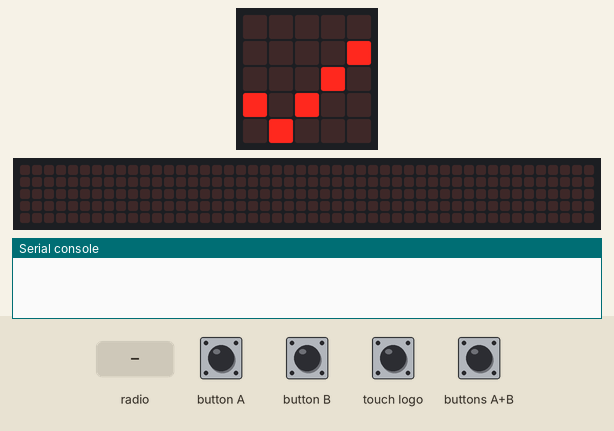
Recording of a program running on a simulated BBC micro:bit (MakeCode). Parts: the board's 5×5 LED display, a strip that is not on the board, showing the scrolling text unrolled, the last lines printed to the serial console. Inputs (shaded band) come from the test bench. No radio messages arrive unless stated (any console line starting 'radio sent:' is added by the test bench); the 48×5 strip is a reading aid, not a part: it shows the text the display is scrolling, unrolled, one strip-width of it at a time.

Above: at 0.1 s.
1.9 s: radio message "Yes" arrives
At 1.97 s:
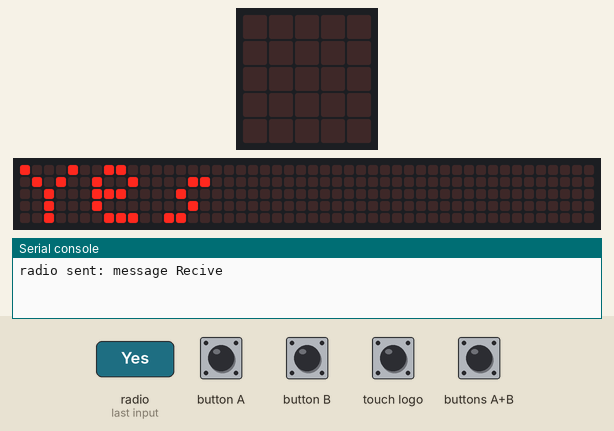
At 2.42 s:
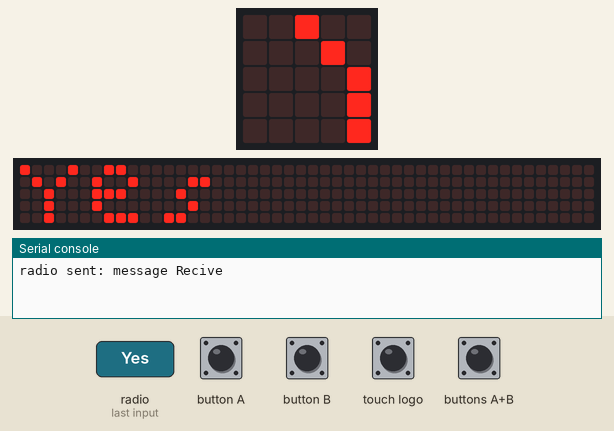
3.8 s: touch logo pressed for 0.15 s
4.5 s: radio message "switchradio" arrives
At 6.32 s:
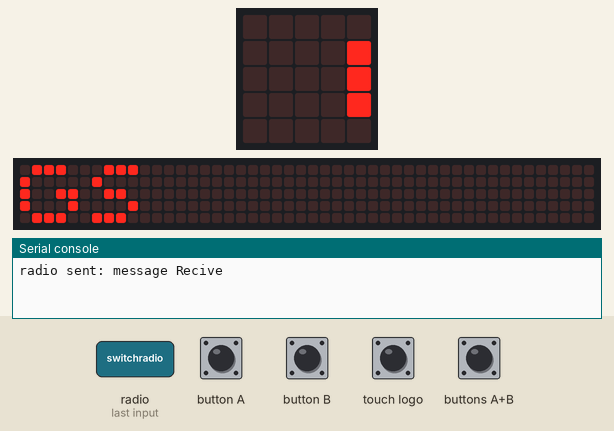
7.5 s: radio message "Hello" arrives
9.5 s: radio message "switchradio" arrives
At 10.37 s:
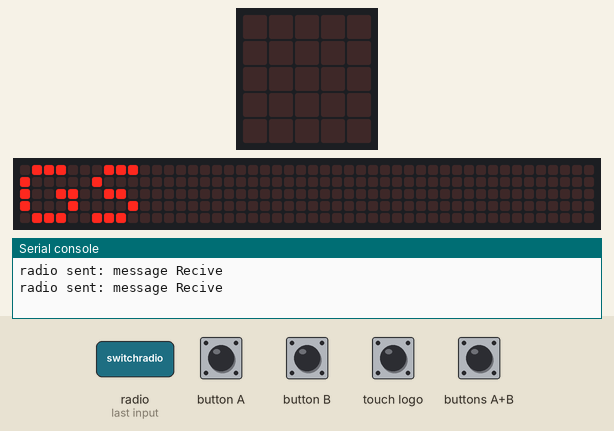

The program:

main.ts
```typescript
enum RadioMessage {
    message1 = 49434,
    switchradio = 52629,
    Recive = 33629
}
/**
 */
/**
 * Besion : -Faire fonctionner le switch groupe, -Chek MEssage
 *
 * boot système
 */
input.onButtonPressed(Button.A, function () {
    Chat_1 += Chat_1 + 1
})
radio.onReceivedMessage(RadioMessage.Recive, function () {
    Receve = 1
})
input.onButtonPressed(Button.AB, function () {
    if (Chat_1 == -1) {
        radio.sendMessage(RadioMessage.switchradio)
        Chat_2 = Chat_2 + 1
        radio.setGroup(Chat_2)
        basic.showString("GS")
        basic.showNumber(Chat_2)
        basic.clearScreen()
    }
    if (Chat_1 == 0) {
        radio.sendString("Hello")
    }
    if (Chat_1 == 1) {
        radio.sendString("How are you ?")
    }
    if (Chat_1 == 2) {
        radio.sendString("Yes")
    }
    if (Chat_1 == 3) {
        radio.sendString("No")
    }
    if (Chat_1 == 4) {
        radio.sendString("Good")
    }
    if (Chat_1 == 5) {
        radio.sendString("What time it is ?")
    }
    if (Chat_1 == 6) {
        radio.sendString("More later ...")
    }
    if (Chat_1 < -2) {
        Chat_1 = -1
        basic.showIcon(IconNames.No)
        basic.pause(500)
        basic.clearScreen()
    }
    if (Chat_1 > 6) {
        Chat_1 = 6
        basic.showIcon(IconNames.No)
        basic.pause(500)
        basic.clearScreen()
    }
})
radio.onReceivedString(function (receivedString) {
    radio.sendMessage(RadioMessage.Recive)
    basic.showString(receivedString)
    basic.clearScreen()
})
input.onButtonPressed(Button.B, function () {
    Chat_1 += Chat_1 - 1
})
input.onLogoEvent(TouchButtonEvent.Pressed, function () {
    Power_Radio = Power_Radio - 1
    radio.setTransmitPower(Power_Radio)
    basic.showArrow(ArrowNames.South)
    basic.pause(50)
    basic.clearScreen()
    basic.showNumber(Power_Radio)
    basic.pause(50)
    basic.clearScreen()
    if (Power_Radio < 0) {
        Power_Radio = 0
        basic.showIcon(IconNames.No)
    }
})
radio.onReceivedMessage(RadioMessage.switchradio, function () {
    Chat_2 = Chat_2 + 1
    radio.setGroup(Chat_2)
    basic.showString("GS")
    basic.showNumber(Chat_2)
    basic.clearScreen()
})
let Chat_2 = 0
let Power_Radio = 0
let Chat_1 = 0
let Receve = 0
Receve = 0
let Boot = 0
Chat_1 = 0
Power_Radio = 7
radio.setTransmitPower(Power_Radio)
radio.setGroup(1)
Boot = 1
while (Boot == 0) {
    basic.showIcon(IconNames.SmallDiamond)
    basic.showIcon(IconNames.Diamond)
    basic.clearScreen()
    basic.pause(75)
}
basic.showIcon(IconNames.Yes)
basic.clearScreen()
basic.forever(function () {
    if (Receve == 1) {
        Receve = 0
        basic.showIcon(IconNames.Yes)
        basic.pause(100)
        basic.clearScreen()
    }
})
```

test.ts
```typescript
// les tests vont ici ; cela ne sera pas compilé si ce paquet est utilisé en tant qu'extension.
```

Measured:
- after the input at 1.9 s, the display: changes at once (image 1)
- after the input at 4.5 s, the display: first differs from a run without the input after 1.6 s (image 3 shows a later state)
- after the input at 9.5 s, the display: first differs from a run without the input after 0.80 s (image 4)
